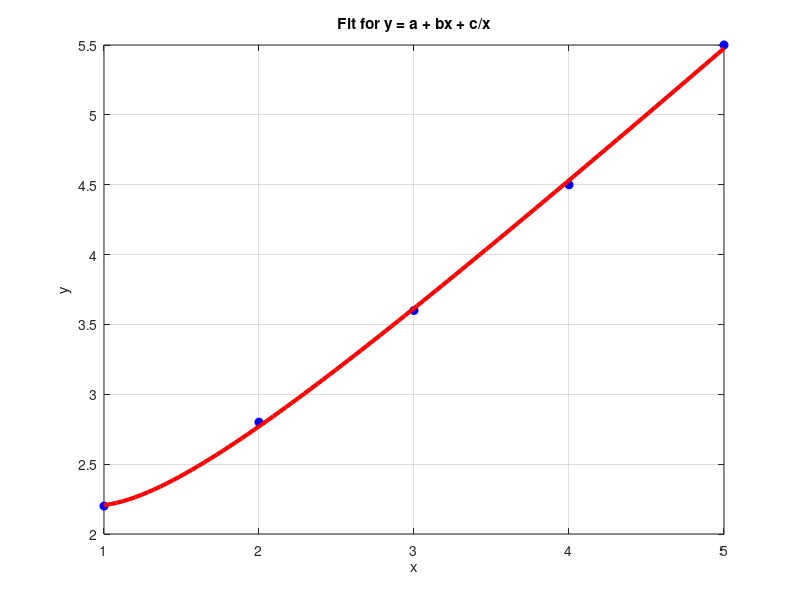

MATLAB code to generate this figure:
%EA_HW_3_7 Nouh Shaikh
clc; clear; close all;

x =[1,2,3,4,5];
y = [2.2, 2.8, 3.6, 4.5, 5.5];
n = length(x);

Z = [ones(1, n); x; 1./x]'; 
coefs = (Z' * Z) \ (Z' * y'); 

a = coefs(1); b = coefs(2); c = coefs(3);
fprintf('a = %.4f, b = %.4f, c = %.4f\n', a, b, c);

x_fit = linspace(min(x), max(x), 100);
y_fit = a + b * x_fit + c ./ x_fit;

plot(x, y, 'bo', 'MarkerFaceColor', 'b'); hold on;
plot(x_fit, y_fit, 'r-', 'LineWidth', 3);
grid on; xlabel('x'); ylabel('y'); title('Fit for y = a + bx + c/x');
